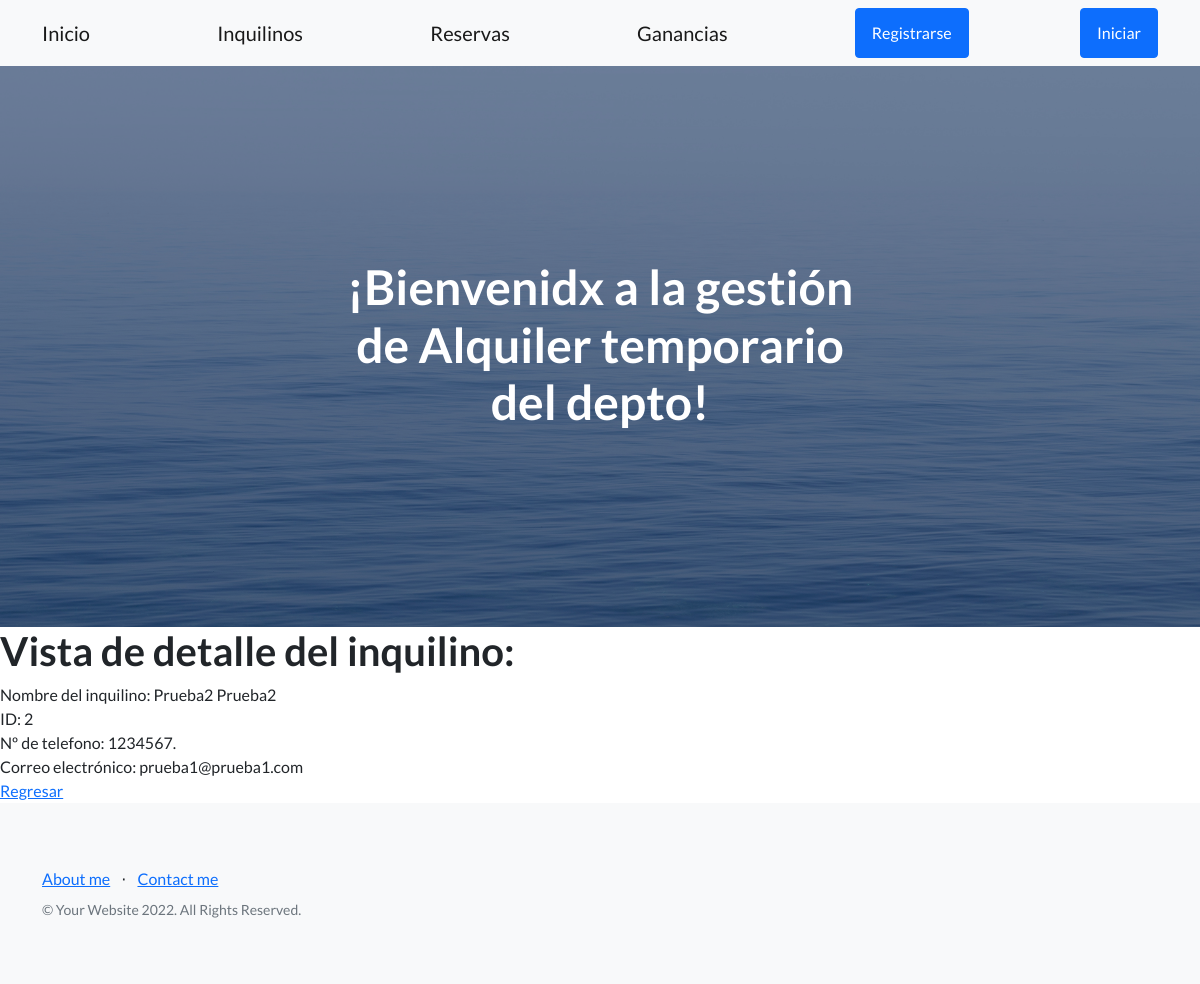
The app's page /emp-app1/person-detail/2 with its own data.
### EmpApp1/models.py (models this page shows, shortened)
class Person (models.Model):
    first_name = models.CharField(max_length=30, verbose_name= 'Nombre')
    last_name = models.CharField(max_length=30, verbose_name= 'Apellido')
    dni = models.CharField(max_length=10, verbose_name='DNI')
    tel = models.CharField(max_length=30, verbose_name= 'Telefono')
    email = models.EmailField(max_length=50, verbose_name= 'Email')
    class Meta:
        db_table = 'Person'
        verbose_name = 'Inquilino'
        verbose_name_plural = 'Inquilinos'
        ordering = ['last_name']

### EmpApp1/views.py (the view)
# urls.py: path('person-detail/<pk>',person_detail.as_view(), name="person-detail"),
class person_detail (DetailView):
    model = Person
    template_name = 'person_detail.html'
    context_object_name = 'person'

### EmpApp1/Templates/person_detail.html
{% extends 'temp_padre.html' %}
{% load static %}
{% block ContenidoQueCambia %}
    <h1>Vista de detalle del inquilino:</h1>
    Nombre del inquilino: {{person.first_name}} {{person.last_name}}<br>
    ID: {{person.id}} <br>
    Nº de telefono: {{person.tel}}. <br>
    Correo electrónico: {{person.email}} <br>
    <a href="{% url 'person-read' %}">Regresar</a>
{% endblock ContenidoQueCambia %}

### records on screen
Person: first_name "Prueba2", last_name "Prueba2", id "2", tel "1234567", email "prueba1@prueba1.com"
